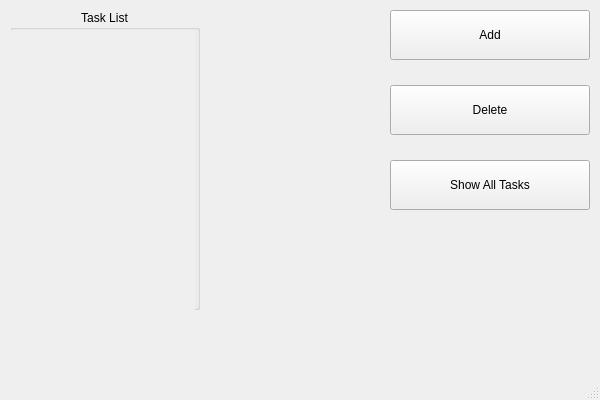
<?xml version="1.0" encoding="UTF-8"?>
<ui version="4.0">
 <class>Checklist</class>
 <widget class="QMainWindow" name="Checklist">
  <property name="geometry">
   <rect>
    <x>0</x>
    <y>0</y>
    <width>600</width>
    <height>400</height>
   </rect>
  </property>
  <property name="sizePolicy">
   <sizepolicy hsizetype="Fixed" vsizetype="Fixed">
    <horstretch>200</horstretch>
    <verstretch>200</verstretch>
   </sizepolicy>
  </property>
  <property name="sizeIncrement">
   <size>
    <width>100</width>
    <height>100</height>
   </size>
  </property>
  <property name="cursor">
   <cursorShape>ArrowCursor</cursorShape>
  </property>
  <property name="windowTitle">
   <string>Checklist</string>
  </property>
  <property name="toolTip">
   <string/>
  </property>
  <property name="whatsThis">
   <string/>
  </property>
  <widget class="QWidget" name="centralWidget">
   <widget class="QPushButton" name="addButton">
    <property name="geometry">
     <rect>
      <x>390</x>
      <y>10</y>
      <width>200</width>
      <height>50</height>
     </rect>
    </property>
    <property name="sizePolicy">
     <sizepolicy hsizetype="Ignored" vsizetype="Ignored">
      <horstretch>100</horstretch>
      <verstretch>100</verstretch>
     </sizepolicy>
    </property>
    <property name="toolTip">
     <string>Opens the menu to add a new task.</string>
    </property>
    <property name="text">
     <string>Add</string>
    </property>
    <property name="flat">
     <bool>false</bool>
    </property>
   </widget>
   <widget class="QPushButton" name="delButton">
    <property name="enabled">
     <bool>true</bool>
    </property>
    <property name="geometry">
     <rect>
      <x>390</x>
      <y>85</y>
      <width>200</width>
      <height>50</height>
     </rect>
    </property>
    <property name="sizePolicy">
     <sizepolicy hsizetype="Maximum" vsizetype="Preferred">
      <horstretch>200</horstretch>
      <verstretch>200</verstretch>
     </sizepolicy>
    </property>
    <property name="toolTip">
     <string>Deletes the selected task.</string>
    </property>
    <property name="text">
     <string>Delete</string>
    </property>
   </widget>
   <widget class="QPushButton" name="showAllButton">
    <property name="enabled">
     <bool>true</bool>
    </property>
    <property name="geometry">
     <rect>
      <x>390</x>
      <y>160</y>
      <width>200</width>
      <height>50</height>
     </rect>
    </property>
    <property name="sizePolicy">
     <sizepolicy hsizetype="MinimumExpanding" vsizetype="Expanding">
      <horstretch>250</horstretch>
      <verstretch>250</verstretch>
     </sizepolicy>
    </property>
    <property name="toolTip">
     <string>Shows all tasks, completed or not.</string>
    </property>
    <property name="text">
     <string>Show All Tasks</string>
    </property>
   </widget>
   <widget class="QGroupBox" name="taskBox">
    <property name="geometry">
     <rect>
      <x>10</x>
      <y>10</y>
      <width>190</width>
      <height>300</height>
     </rect>
    </property>
    <property name="title">
     <string>Task List</string>
    </property>
    <property name="alignment">
     <set>Qt::AlignmentFlag::AlignHCenter|Qt::AlignmentFlag::AlignTop</set>
    </property>
    <widget class="QScrollArea" name="scrollArea">
     <property name="geometry">
      <rect>
       <x>0</x>
       <y>20</y>
       <width>185</width>
       <height>280</height>
      </rect>
     </property>
     <property name="frameShape">
      <enum>QFrame::Shape::NoFrame</enum>
     </property>
     <property name="widgetResizable">
      <bool>true</bool>
     </property>
     <widget class="QWidget" name="sAreaContent">
      <property name="geometry">
       <rect>
        <x>0</x>
        <y>0</y>
        <width>185</width>
        <height>280</height>
       </rect>
      </property>
     </widget>
    </widget>
   </widget>
   <zorder>delButton</zorder>
   <zorder>addButton</zorder>
   <zorder>showAllButton</zorder>
   <zorder>taskBox</zorder>
  </widget>
  <widget class="QMenuBar" name="menuBar">
   <property name="geometry">
    <rect>
     <x>0</x>
     <y>0</y>
     <width>600</width>
     <height>25</height>
    </rect>
   </property>
  </widget>
  <widget class="QStatusBar" name="statusBar"/>
 </widget>
 <layoutdefault spacing="6" margin="11"/>
 <resources>
  <include location="Checklist.qrc"/>
 </resources>
 <connections/>
</ui>
